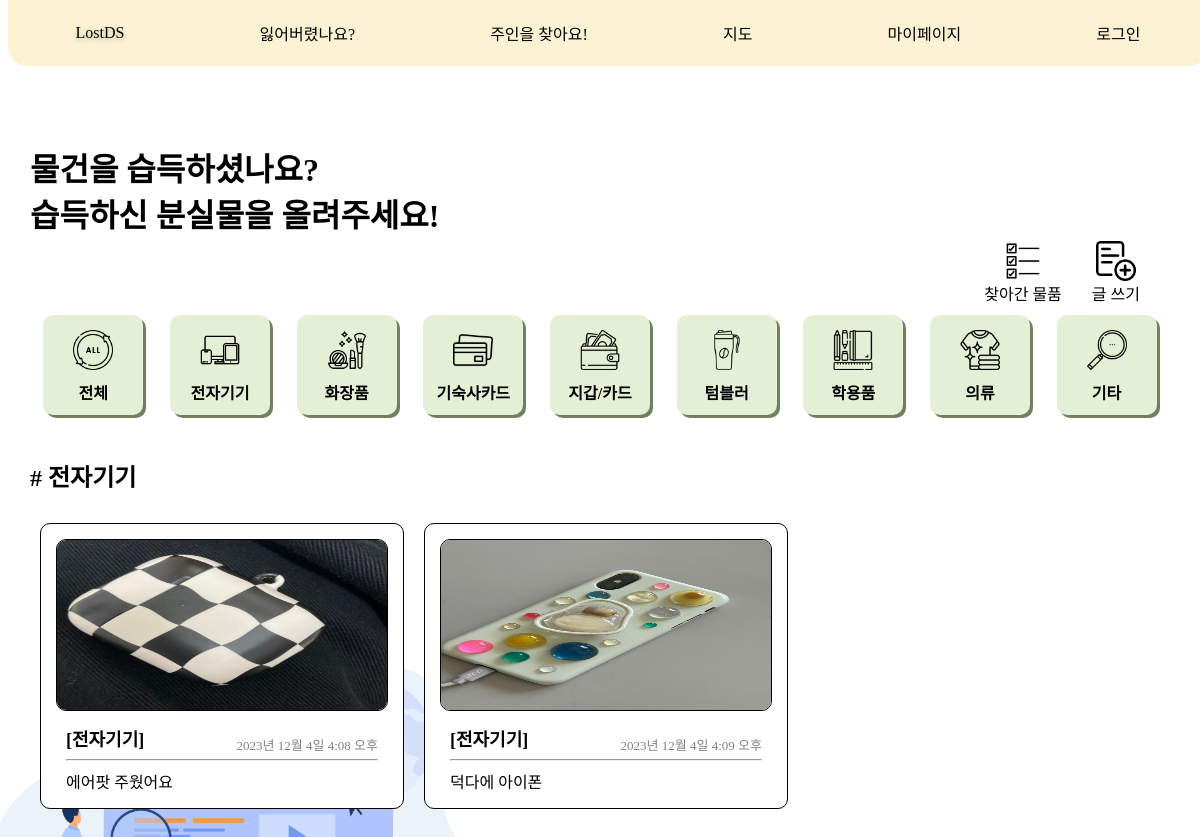
Screenshot of /message/find/category/전자기기/ with the database file from the repository.
### message/models.py (models this page shows, shortened)
class Category(models.Model):
    name = models.CharField(max_length=10, unique=True)
    slug = models.SlugField(max_length=100, unique=True, allow_unicode=True)
    head_image = models.ImageField(upload_to='message/images/category/', blank=True)
    def __str__(self):
        return self.name
    def get_absolute_url_find(self):
        return f'/message/find/category/{self.slug}/'
    class Meta:
        verbose_name_plural = 'Categories'

class FindItem(models.Model):
    title = models.CharField(max_length=30)
    author = models.ForeignKey(settings.AUTH_USER_MODEL, null=True, on_delete=models.SET_NULL)
    place = models.CharField(max_length=15, null=True)
    created_at = models.DateTimeField(auto_now_add=True)
    category = models.ForeignKey(Category, null=True, on_delete=models.SET_NULL)
    head_image = models.ImageField(upload_to='message/images/find/%Y/%m/%d/', blank=True)
    content = models.TextField()
    def __str__(self):
        return f'{self.title}'
    def get_absolute_url(self):
        return f'/message/find/{self.pk}/'

### message/views.py (the view)
# urls.py: path('find/category/<str:slug>/', views.category_page_find),
def category_page_find(request, slug):
    category = Category.objects.get(slug=slug)
    return render(
        request,
        'message/findItem_list.html',
        {
            'object_list': FindItem.objects.filter(category=category),
            'categories': Category.objects.all(),
            'category': category
        }
    )

### message/templates/message/findItem_list.html
{% extends 'message/base_html/base_list.html' %}
{% load static %}
{% block content %}
<div class="main-title main-title-font">
    물건을 습득하셨나요?<br>습득하신 분실물을 올려주세요!
</div>
<div class="post-button">
    <a class="detail-link-new-post" href="/message/complete_post/">
        <div class="post-list-move-button">
            <img src="/static/message/image/complete.png" width="40" height="40">
            찾아간 물품
        </div>
    </a>
    {% if user.is_authenticated %}
    <a class="detail-link-new-post" href="/message/find/create_post/">
        <div class="post-create-button">
            <img src="/static/message/image/new_post_icon.png" width="40" height="40">
            글 쓰기
        </div>
    </a>
    {% else %}
    <a class="detail-link-new-post" href="/login/">
        <div class="post-create-button">
            <img src="/static/message/image/new_post_icon.png" width="40" height="40">
            글 쓰기
        </div>
    </a>
    {% endif %}
</div>
<div class="category-container">
    <div class="category-content">
        <a class="detail-link" href="/message/find/">
            <div class="icon-text-wrapper">
                <img src="/static/message/image/all.png" width="40" height="40">
                <div class="category-font">전체</div>
            </div>
        </a>
    </div>
    {% for category in categories %}
    <div class="category-content">
        <a class="detail-link" href="{{ category.get_absolute_url_find }}">
            <div class="icon-text-wrapper">
                <img src="{{ category.head_image.url }}" width="40" height="40">
                <div class="category-font">{{ category }}</div>
            </div>
        </a>
    </div>
    {% endfor %}
</div>
<br/>
<div class="category-tag">
    {%if category %}
    # {{ category }}
    {% endif %}
</div>
{% endblock %}

### message/templates/message/base_html/base_list.html (shortened to what this page needs)
<!DOCTYPE html>
{% load static %}
<html lang="ko">
<head>
    <link rel="stylesheet" href="{% static 'message/css/base_list.css' %}" media="screen"/>
</head>
<body>
<div style="display: flex; flex-direction: column;">
    <navigation class="nav">
        <a href='/' class='main'>LostDS</a>
        <a href="/message/ask/" class='item'>잃어버렸나요?</a>
        <a href="/message/find/" class='item'>주인을 찾아요!</a>
        <a href='https://map.naver.com/p/search/%EB%8D%95%EC%84%B1%EC%97%AC%EC%9E%90%EB%8C%80%ED%95%99%EA%B5%90?c=15.00,0,0,0,dh'
           class='item'>지도</a>
        <a href="{% url 'mypage' %}" class='item'>마이페이지</a>
        {% if user.is_authenticated %}
        <a href="/login/logout/" class='item'>로그아웃</a>
        {% else %}
        <a href="{% url 'user:login' %}" class='item'>로그인</a>
        {% endif %}
    </navigation>
    <div class="container">
        {% block content %}
        {% endblock %}
        <div class="post-container">
            {% for item in object_list %}
            <a class="detail-link" href="{{ item.get_absolute_url }}">
                <div class="post-content">
                    {% if item.head_image %}
                    <img class="post-image" src="{{ item.head_image.url }}" width="330px" height="170px"
                         alt="{{ item }} head image">
                    {% else %}
                    <img class="post-image" src="https://picsum.photos/seed/{{ item.id }}/330/170"
                         alt="random_image">
                    {% endif %}
                    <div class="post-text-box">
                        <div class="post-category-font">
                            [{{ item.category }}]
                            <span class="post-created_at-font">
                                    {{ item.created_at }}
                                </span>
                        </div>
                        <hr/>
                        <div class="post-title-font">
                            {{ item.title | truncatechars:20 }}
                        </div>
                    </div>
                </div>
            </a>
            {% endfor %}
        </div>
    </div>
</div>
</body>
</html>

### message/static/message/css/base_list.css (style rules this page uses)
body { font-family: 'EASTARJET-Medium'; background-image: url(/static/message/image/list.jpg); background-position: left -50px bottom -40px; background-size: 560px 400px; background-attachment: fixed; background-repeat: no-repeat; caret-color: transparent; }
.container { width: 1140px; display: grid; margin: 136px auto 70px auto; }
.detail-link, .detail-link:link, .detail-link:visited, .detail-link:hover, .detail-link:active, .detail-link-new-post { color: black; text-decoration-line: none; }
.main { font-family: 'PuradakGentleGothicR'; font-size: 30; filter: drop-shadow(0px 2px 2px rgba(0, 0, 0, 0.221)); }
.nav { position: fixed; top: 0; width: 100%; height: 66px; border-radius: 0px 0px 20px 20px; display: flex; justify-content: space-around; align-items: center; background-color: #FAF2D2; }
.main, .item { text-decoration: none; color: #000000; transition: .2s; }
.category-container { display: flex; justify-content: center; }
.category-content { width: 80px; height: 80px; padding: 10px; margin: 5px auto; border-radius: 10px; background: #E5EFD5; box-shadow: 3px 3px #737F61; }
.icon-text-wrapper { display: flex; margin-top: 5px; flex-direction: column; align-items: center; }
.category-tag { margin-top: 20px; font-size: x-large; font-weight: 700; }
.post-container { display: grid; grid-template-columns: repeat(3, 1fr); margin: 20px auto; }
.post-content { background: white; max-width: 100%; padding: 15px; margin: 10px; margin-bottom: 50px; border: 1px solid black; border-radius: 10px; }
.post-image { border: 1px solid black; border-radius: 10px; }
.post-text-box { background: #FFFFFF; padding: 10px 10px 0px 10px; border-radius: 0 0 10px 10px; }
.main-title-font { font-size: xx-large; font-weight: 900; }
.category-font { margin-top: 10px; font-size: lg; font-weight: 700; }
.post-title-font { font-size: medium; font-weight: 500; }
.post-category-font { font-size: large; font-weight: 700; }
.post-created_at-font { color: gray; float: inline-end; font-size: small; font-weight: 300; margin-top: 10px; }
.post-button { display: flex; justify-content: flex-end; }
.post-list-move-button, .post-create-button { display: flex; flex-direction: column; align-items: center; margin: 5px 30px 5px 0px; }

### rows the page displays
Category: head_image (picture), name "전자기기"
Category: head_image (picture), name "화장품"
Category: head_image (picture), name "기숙사카드"
Category: head_image (picture), name "지갑/카드"
Category: head_image (picture), name "텀블러"
Category: head_image (picture), name "학용품"
Category: head_image (picture), name "의류"
Category: head_image (picture), name "기타"
FindItem: head_image (picture), category "전자기기", created_at "2023년 12월 4일 4:08 오후", title "에어팟 주웠어요"
FindItem: head_image (picture), category "전자기기", created_at "2023년 12월 4일 4:09 오후", title "덕다에 아이폰"
